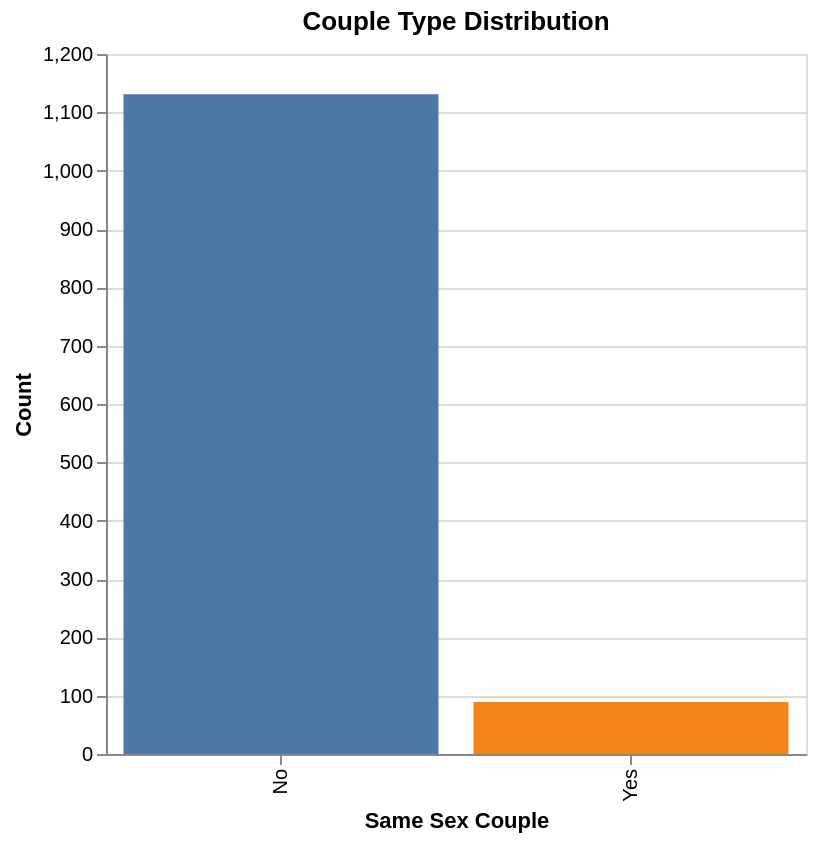

Notebook code cell kept with this figure:
### Markdown cell above
## 3. Exploratory Data Analysis

### Code cell
alt.Chart(hcmst).mark_bar().encode(
    x=alt.X("same_sex_couple").title("Same Sex Couple"),
    y=alt.Y("count()").title("Count"),
    color=alt.Color("same_sex_couple", legend=None),
).properties(title="Couple Type Distribution", width=350, height=350)

### Figure 1 — Vega-Lite specification as saved in the notebook (floating-point values rounded to 4 significant figures; data arrays with more than 128 entries replaced by an {"elided": "..."} marker saying what was removed)
{"config": {"view": {"continuousWidth": 300, "continuousHeight": 300}}, "data": {"name": "data-2c2e224f76647e9fd094168d4f170c0b"}, "mark": {"type": "bar"}, "encoding": {"color": {"field": "same_sex_couple", "legend": null, "type": "nominal"}, "x": {"field": "same_sex_couple", "title": "Same Sex Couple", "type": "nominal"}, "y": {"aggregate": "count", "title": "Count", "type": "quantitative"}}, "height": 350, "title": "Couple Type Distribution", "width": 350, "$schema": "https://vega.github.io/schema/vega-lite/v5.20.1.json", "datasets": {"data-2c2e224f76647e9fd094168d4f170c0b": {"elided": "1220 records"}}}
